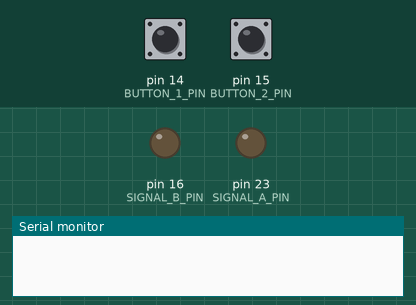
Bench run of a sketch on a simulated Arduino Mega 2560, built for the host (arithmetic inside an expression is 32-bit, double 64-bit). Parts: output pins drawn as LEDs (lit = HIGH), the last lines printed to the serial monitor. Inputs (shaded band) come from the test bench; at power-on: pin 14 (BUTTON_1_PIN) LOW, pin 15 (BUTTON_2_PIN) LOW.

Above: at 1.2 s.
1.3 s: pin 14 (BUTTON_1_PIN) pulled HIGH for 0.15 s
At 2.5 s:
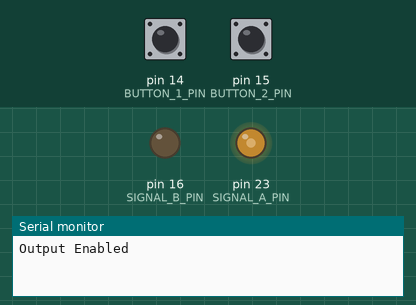
4.3 s: pin 15 (BUTTON_2_PIN) pulled HIGH for 0.15 s
7.3 s: pin 14 (BUTTON_1_PIN) pulled HIGH for 1 s
Timing chart, 0 to 10.3 s (numbered marks = the images above; inputs shaded):
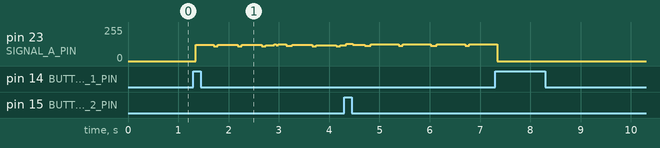

The sketch:

assignment_1.ino
```cpp
#include <Arduino.h>

#define SIGNAL_A_PIN 23
#define SIGNAL_B_PIN 16
#define BUTTON_1_PIN 14
#define BUTTON_2_PIN 15

// Debug mode select
//#define DEBUG_MODE

#ifdef DEBUG_MODE
#define TIME_SLOW_FACTOR 1000
#else
#define TIME_SLOW_FACTOR 1
#endif

#define PULSE_DURATION ((8 * 100) * TIME_SLOW_FACTOR)          // microseconds
#define BETWEEN_PULSE_OFF_TIME ((9 * 100) * TIME_SLOW_FACTOR)  // microseconds
#define PULSE_COUNT (11 + 4)
#define IDLE_TIME ((12 * 500) * TIME_SLOW_FACTOR)  // microseconds
#define SYNC_ON_TIME (50 * TIME_SLOW_FACTOR)       // microseconds

// Signal variables
bool outputEnabled = false;
bool alternateMode = false;

// Button state tracking
bool lastEnableState = false;
bool lastSelectState = false;

void setup() {
  pinMode(SIGNAL_A_PIN, OUTPUT);
  pinMode(SIGNAL_B_PIN, OUTPUT);
  pinMode(BUTTON_1_PIN, INPUT_PULLDOWN);
  pinMode(BUTTON_2_PIN, INPUT_PULLDOWN);
  Serial.begin(9600);
}

void loop() {
  buttonDebounce();
  if (outputEnabled) {
    outputEnable();
  }
}

void buttonDebounce() {
  bool currentEnableState = digitalRead(BUTTON_1_PIN);
  bool currentSelectState = digitalRead(BUTTON_2_PIN);

  // Check for state change with simple debounce logic
  if (currentEnableState != lastEnableState && currentEnableState == HIGH) {
    outputEnabled = !outputEnabled;  // Toggle output enable state
    Serial.println(outputEnabled ? "Output Enabled\n" : "Output Disabled\n");
  }

  if (currentSelectState != lastSelectState && currentSelectState == HIGH) {
    alternateMode = !alternateMode;  // Toggle output mode/state
    Serial.println(alternateMode ? "Mode 2 Selected\n" : "Default Mode Selected\n");
  }

  // Update last states
  lastEnableState = currentEnableState;
  lastSelectState = currentSelectState;
}

void outputEnable() {
  // Start SYNC signal
  digitalWrite(SIGNAL_B_PIN, HIGH);
  delayMicroseconds(SYNC_ON_TIME);
  digitalWrite(SIGNAL_B_PIN, LOW);

  if (!alternateMode) { //Default signal generation
    for (int i = 0; i < PULSE_COUNT; i++) {
      // Generate DATA pulse
      digitalWrite(SIGNAL_A_PIN, HIGH);
      delayMicroseconds(PULSE_DURATION + (i * (50 * TIME_SLOW_FACTOR)));  //increase pulse duration for each pulse after 1st
      digitalWrite(SIGNAL_A_PIN, LOW);
      delayMicroseconds(BETWEEN_PULSE_OFF_TIME);
    }
  } else if (alternateMode) { //Alternate signal generation
    //changed loop to decrement i to have durations swap for alternate mode
    for (int i = PULSE_COUNT; i > 0; i--) {
      digitalWrite(SIGNAL_A_PIN, HIGH);
      delayMicroseconds(PULSE_DURATION + (i * (50 * TIME_SLOW_FACTOR)));  //decrease pulse duration for each pulse after 1st
      digitalWrite(SIGNAL_A_PIN, LOW);
      delayMicroseconds(BETWEEN_PULSE_OFF_TIME);
    }
  }

  // Idle time before next SYNC pulse
  delayMicroseconds(IDLE_TIME);
}
```
